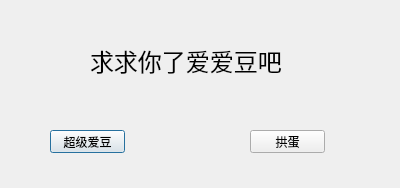
<?xml version="1.0" encoding="UTF-8"?>
<ui version="4.0">
 <class>Dialog3</class>
 <widget class="QDialog" name="Dialog3">
  <property name="geometry">
   <rect>
    <x>0</x>
    <y>0</y>
    <width>400</width>
    <height>188</height>
   </rect>
  </property>
  <property name="windowTitle">
   <string>Dialog</string>
  </property>
  <widget class="QLabel" name="label">
   <property name="geometry">
    <rect>
     <x>90</x>
     <y>30</y>
     <width>211</width>
     <height>61</height>
    </rect>
   </property>
   <property name="text">
    <string>&lt;html&gt;&lt;head/&gt;&lt;body&gt;&lt;p&gt;&lt;span style=&quot; font-size:18pt;&quot;&gt;求求你了爱爱豆吧&lt;/span&gt;&lt;/p&gt;&lt;/body&gt;&lt;/html&gt;</string>
   </property>
  </widget>
  <widget class="QPushButton" name="Love">
   <property name="geometry">
    <rect>
     <x>50</x>
     <y>130</y>
     <width>75</width>
     <height>23</height>
    </rect>
   </property>
   <property name="text">
    <string>超级爱豆</string>
   </property>
  </widget>
  <widget class="QPushButton" name="disLove">
   <property name="geometry">
    <rect>
     <x>250</x>
     <y>130</y>
     <width>75</width>
     <height>23</height>
    </rect>
   </property>
   <property name="text">
    <string>拱蛋</string>
   </property>
  </widget>
 </widget>
 <resources/>
 <connections/>
</ui>
